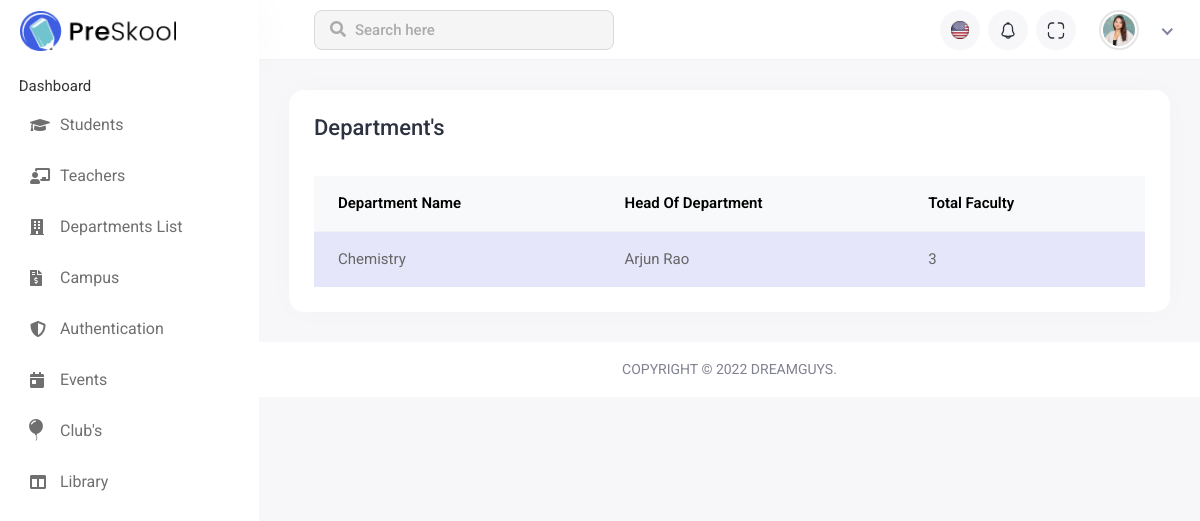
Before: /department_page/ with the older database file.
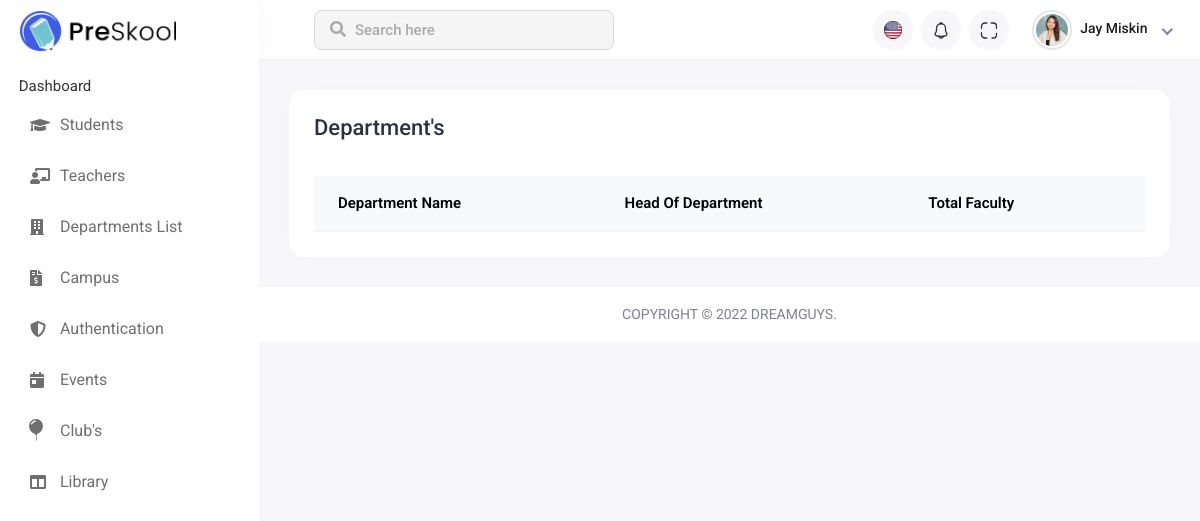
After: the same page with the newer database file.
### institute_App/models.py (models this page shows, shortened)
class Department(models.Model):
    Depart_Name=models.CharField(max_length=40)
    HeadOfDepart=models.CharField(max_length=40)
    Total_Faculty=models.CharField(max_length=10)
    class Meta:
        db_table='department'

class Common(models.Model):
    Master=models.ForeignKey(Master, on_delete=models.CASCADE)
    Name=models.CharField(max_length=50)
    DateOfBirth=models.DateField(default='2022-11-21')
    DateOfJoining=models.DateField(default='2022-11-21')
    Address=models.CharField(max_length=100)
    class Meta:
        db_table="common"

### institute_App/views.py (the view)
# urls.py: path('department_page/',department_page,name='department_page'),
def department_page(request):
    department_data(request) #load department data
    return render(request,'department_page.html', data)

### institute_App/views.py (called while the page is built)
def department_data(request):
    department = Department.objects.all()
    data['department'] = department

### institute_App/templates/department_page.html (shortened to what the changed rows need)
{% extends 'base.html' %}
{% load static %}
{% block main_content %}
<div class="main-wrapper">
    <div class="header">
        <ul class="nav user-menu">
            <li class="nav-item dropdown has-arrow new-user-menus">
                <a href="#" class="dropdown-toggle nav-link" data-bs-toggle="dropdown">
                    <span class="user-img">
                        <div class="user-text">
                            <h6>{{user_data.first_name}} {{user_data.last_name}}</h6>
                        </div>
                    </span>
                </a>
            </li>
        </ul>
    </div>
    <div class="page-wrapper">
        <div class="content container-fluid">
            <div class="row">
                <div class="col-sm-12">
                    <div class="card card-table comman-shadow">
                        <div class="card-body">
                            <div class="table-responsive">
                                <table
                                    class="table border-0 star-student table-hover table-center mb-0 datatable table-striped">
                                    <thead class="student-thread">
                                        <tr>
                                            <th>Department Name</th>
                                            <th>Head Of Department</th>
                                            <th>Total Faculty</th>
                                        </tr>
                                    </thead>
                                    <tbody>
                                        {% for S_data in department %}
                                        <tr>
                                            <td>{{S_data.Depart_Name}}</td>
                                            <td>{{S_data.HeadOfDepart}}</td>
                                            <td>{{S_data.Total_Faculty}}</td>
                                        </tr>
                                        {% endfor %}
                                    </tbody>
                                </table>
                            </div>
                        </div>
                    </div>
                </div>
            </div>
        </div>
    </div>
</div>
{% endblock %}

Changed rows visible on the page:
removed Department: Depart_Name "Chemistry", HeadOfDepart "Arjun Rao", Total_Faculty "3"
now on this page (row edited): Common: first_name "Jay", last_name "Miskin"
